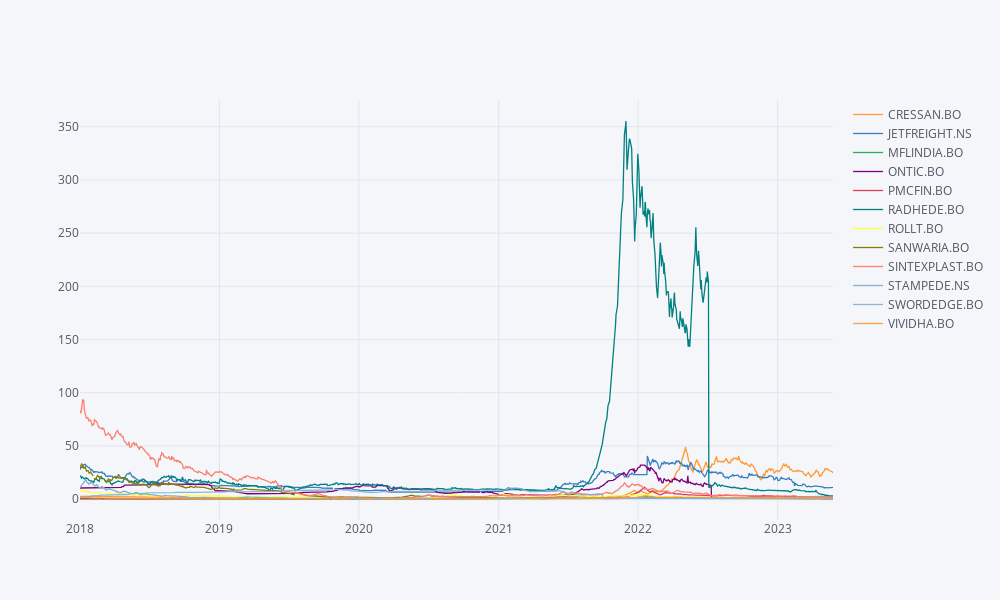

Notebook cell for this chart:
### Code cell
# Plot normalize price history
df['2018':].iplot(kind='line')

### Figure 1 — Plotly figure (JSON) as saved in the notebook; plotly's stock layout.template omitted (floating-point values rounded to 4 significant figures; data arrays with more than 128 entries replaced by an {"elided": "..."} marker saying what was removed)
{"data": [{"line": {"color": "rgba(255, 153, 51, 1.0)", "dash": "solid", "shape": "linear", "width": 1.3}, "mode": "lines", "name": "CRESSAN.BO", "text": "", "type": "scatter", "x": {"elided": "1334 str values"}, "y": {"elided": "1334 mixed values"}}, {"line": {"color": "rgba(55, 128, 191, 1.0)", "dash": "solid", "shape": "linear", "width": 1.3}, "mode": "lines", "name": "JETFREIGHT.NS", "text": "", "type": "scatter", "x": {"elided": "1334 str values"}, "y": {"elided": "1334 mixed values"}}, {"line": {"color": "rgba(50, 171, 96, 1.0)", "dash": "solid", "shape": "linear", "width": 1.3}, "mode": "lines", "name": "MFLINDIA.BO", "text": "", "type": "scatter", "x": {"elided": "1334 str values"}, "y": {"elided": "1334 mixed values"}}, {"line": {"color": "rgba(128, 0, 128, 1.0)", "dash": "solid", "shape": "linear", "width": 1.3}, "mode": "lines", "name": "ONTIC.BO", "text": "", "type": "scatter", "x": {"elided": "1334 str values"}, "y": {"elided": "1334 mixed values"}}, {"line": {"color": "rgba(219, 64, 82, 1.0)", "dash": "solid", "shape": "linear", "width": 1.3}, "mode": "lines", "name": "PMCFIN.BO", "text": "", "type": "scatter", "x": {"elided": "1334 str values"}, "y": {"elided": "1334 float values"}}, {"line": {"color": "rgba(0, 128, 128, 1.0)", "dash": "solid", "shape": "linear", "width": 1.3}, "mode": "lines", "name": "RADHEDE.BO", "text": "", "type": "scatter", "x": {"elided": "1334 str values"}, "y": {"elided": "1334 float values"}}, {"line": {"color": "rgba(255, 255, 51, 1.0)", "dash": "solid", "shape": "linear", "width": 1.3}, "mode": "lines", "name": "ROLLT.BO", "text": "", "type": "scatter", "x": {"elided": "1334 str values"}, "y": {"elided": "1334 mixed values"}}, {"line": {"color": "rgba(128, 128, 0, 1.0)", "dash": "solid", "shape": "linear", "width": 1.3}, "mode": "lines", "name": "SANWARIA.BO", "text": "", "type": "scatter", "x": {"elided": "1334 str values"}, "y": {"elided": "1334 mixed values"}}, {"line": {"color": "rgba(251, 128, 114, 1.0)", "dash": "solid", "shape": "linear", "width": 1.3}, "mode": "lines", "name": "SINTEXPLAST.BO", "text": "", "type": "scatter", "x": {"elided": "1334 str values"}, "y": {"elided": "1334 float values"}}, {"line": {"color": "rgba(128, 177, 211, 1.0)", "dash": "solid", "shape": "linear", "width": 1.3}, "mode": "lines", "name": "STAMPEDE.NS", "text": "", "type": "scatter", "x": {"elided": "1334 str values"}, "y": {"elided": "1334 mixed values"}}, {"line": {"color": "rgba(128, 177, 211, 0.8999999999999999)", "dash": "solid", "shape": "linear", "width": 1.3}, "mode": "lines", "name": "SWORDEDGE.BO", "text": "", "type": "scatter", "x": {"elided": "1334 str values"}, "y": {"elided": "1334 mixed values"}}, {"line": {"color": "rgba(255, 153, 51, 0.8999999999999999)", "dash": "solid", "shape": "linear", "width": 1.3}, "mode": "lines", "name": "VIVIDHA.BO", "text": "", "type": "scatter", "x": {"elided": "1334 str values"}, "y": {"elided": "1334 mixed values"}}], "layout": {"height": 600, "legend": {"bgcolor": "#F5F6F9", "font": {"color": "#4D5663"}}, "paper_bgcolor": "#F5F6F9", "plot_bgcolor": "#F5F6F9", "title": {"font": {"color": "#4D5663"}}, "width": 1000, "xaxis": {"gridcolor": "#E1E5ED", "showgrid": true, "tickfont": {"color": "#4D5663"}, "title": {"font": {"color": "#4D5663"}, "text": ""}, "zerolinecolor": "#E1E5ED"}, "yaxis": {"gridcolor": "#E1E5ED", "showgrid": true, "tickfont": {"color": "#4D5663"}, "title": {"font": {"color": "#4D5663"}, "text": ""}, "zerolinecolor": "#E1E5ED"}}}
